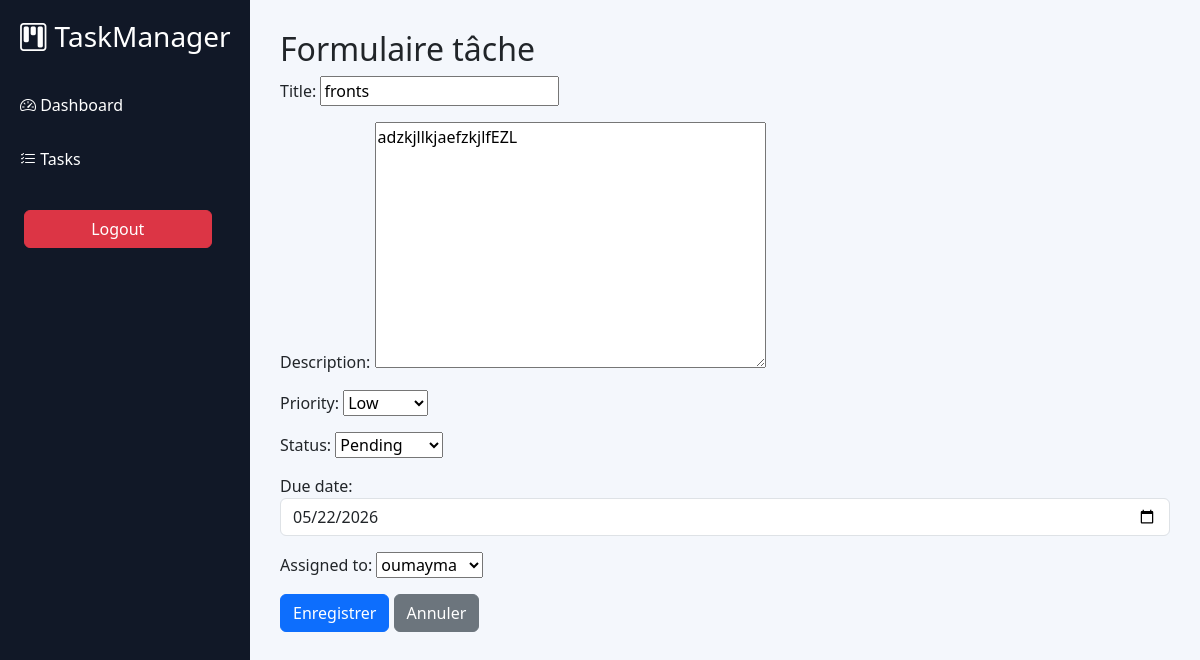
Page /update/1/ (signed in) on the committed database.
### tasks/models.py (models this page shows, shortened)
class Task(models.Model):
    PRIORITY_CHOICES = [
        ('Low', 'Low'),
        ('Medium', 'Medium'),
        ('High', 'High'),
    ]
    STATUS_CHOICES = [
        ('Pending', 'Pending'),
        ('In Progress', 'In Progress'),
        ('Completed', 'Completed'),
    ]
    title = models.CharField(max_length=200)
    description = models.TextField()
    priority = models.CharField(
        max_length=20,
        choices=PRIORITY_CHOICES,
        default='Medium'
    )
    status = models.CharField(
        max_length=20,
        choices=STATUS_CHOICES,
        default='Pending'
    )
    due_date = models.DateField()
    created_at = models.DateTimeField(auto_now_add=True)
    assigned_to = models.ForeignKey(
        User,
        on_delete=models.CASCADE
    )

### tasks/views.py (the view)
# urls.py: path('update/<int:id>/', views.task_update, name='task_update'),
@login_required
def task_update(request, id):
    if not request.user.is_staff:
        messages.error(request, "Accès refusé : réservé à l'admin.")
        return redirect('task_list')
    task = get_object_or_404(Task, id=id)
    form = TaskForm(request.POST or None, instance=task)
    if form.is_valid():
        form.save()
        return redirect('task_list')
    return render(request, 'tasks/task_form.html', {'form': form})

### tasks/forms.py
class TaskForm(forms.ModelForm):
    class Meta:
        model = Task
        fields = [
            'title',
            'description',
            'priority',
            'status',
            'due_date',
            'assigned_to',
        ]
        widgets = {
            'due_date': forms.DateInput(
                attrs={
                    'type': 'date',
                    'class': 'form-control'
                }
            ),
        }

### templates/tasks/task_form.html (shortened to what this page needs)
{% extends 'tasks/base.html' %}
{% block content %}
<h2>Formulaire tâche</h2>
<form method="post">
    {{ form.as_p }}
    <button type="submit" class="btn btn-primary">Enregistrer</button>
    <a href="{% url 'task_list' %}" class="btn btn-secondary">Annuler</a>
</form>
{% endblock %}

### templates/tasks/base.html (style rules this page uses)
body { background:#f4f7fc; }

### rows in the picture
Task: title "fronts", description "adzkjllkjaefzkjlfEZL", priority "Low", status "Pending", due_date "05/22/2026", assigned_to "oumayma"
